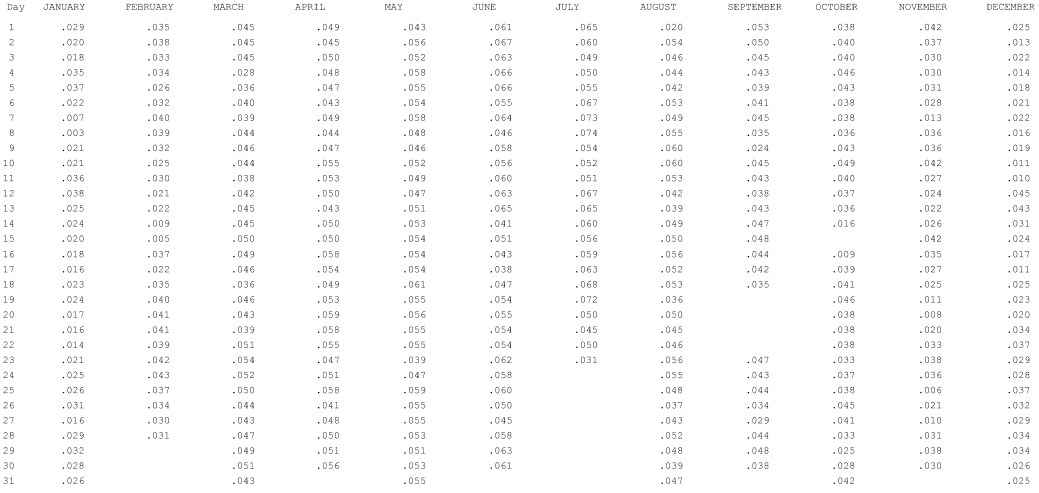
#> input picture Provo Air Quality Data/O3-2014.png, 2077 x 985 px (shown at 1/2 size)
$ jupyter execute --allow-errors 'PDF Extraction.ipynb'
#> lines starting #> are read from the running program, lines starting #| are printed output that depends on the picture
[cell 1]
from ExtractTable import ExtractTable
import pandas as pd
import matplotlib.pyplot as plt
import seaborn as sns

#> (the rest of this cell did not finish here and is left out)

[cell 2]
data_dir = "Provo Air Quality Data"

# et_sess.process_file(filepath=data_dir+"/NO2-2014.png", output_format="df")

#> (a cell that did not finish here is left out)

#> (a cell that did not finish here is left out)

[cell 5]
from PIL import Image, ImageEnhance
import pytesseract
import re

pytesseract.pytesseract.tesseract_cmd = r'C:\Program Files\Tesseract-OCR\tesseract.exe'

[cell 6]
metrics = ["CO", "NO2", "O3", "PM10", "PM25"]
months = ['JANUARY', 'FEBRUARY', 'MARCH', 'APRIL', 'MAY', 'JUNE', 'JULY', 'AUGUST', 'SEPTEMBER', 'OCTOBER', 'NOVEMBER', 'DECEMBER']
#metrics = ["PM10"]

image_paths = [
    f"{data_dir}/{metric}-{year}.png"
    for year in range(2014, 2022 + 1)
    for metric in metrics
]

#> (the rest of this cell did not finish here and is left out)

[cell 7]
image = Image.open("Provo Air Quality Data/O3-2014.png")
#> image is the input picture: PIL image 2077x985 RGBA; mean R, G, B, A 250.7, 250.7, 250.7, 254.7

enhancer = ImageEnhance.Contrast(image)
image = enhancer.enhance(2.0)  # Increase the contrast (adjust the factor as needed)
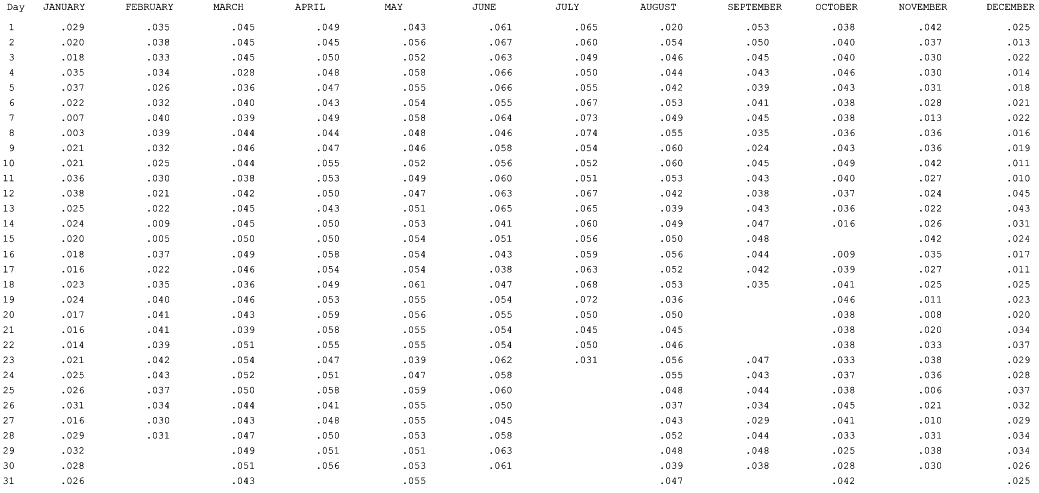
#> image: PIL image 2077x985 RGBA (shown at 1/2 size); mean R, G, B, A 248.5, 248.5, 248.5, 254.7; transparent parts drawn white

# Enhance image sharpness
enhancer = ImageEnhance.Sharpness(image)
image = enhancer.enhance(2.0)

custom_config = r'--oem 3 --psm 6 -c tessedit_char_whitelist=0123456789ABCDEFGHIJLMPNORSTUVY.'
#> (the rest of this cell did not finish here and is left out)
